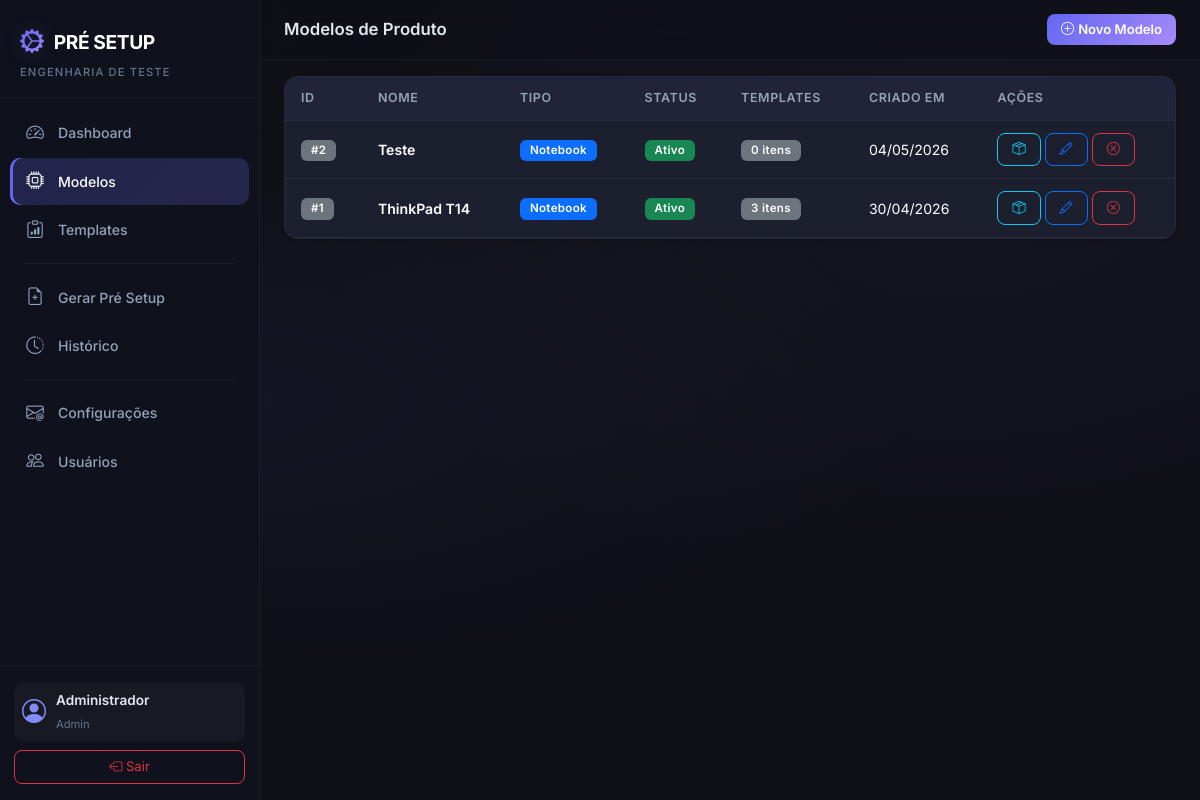
The app's page /models/ (signed in), older data.
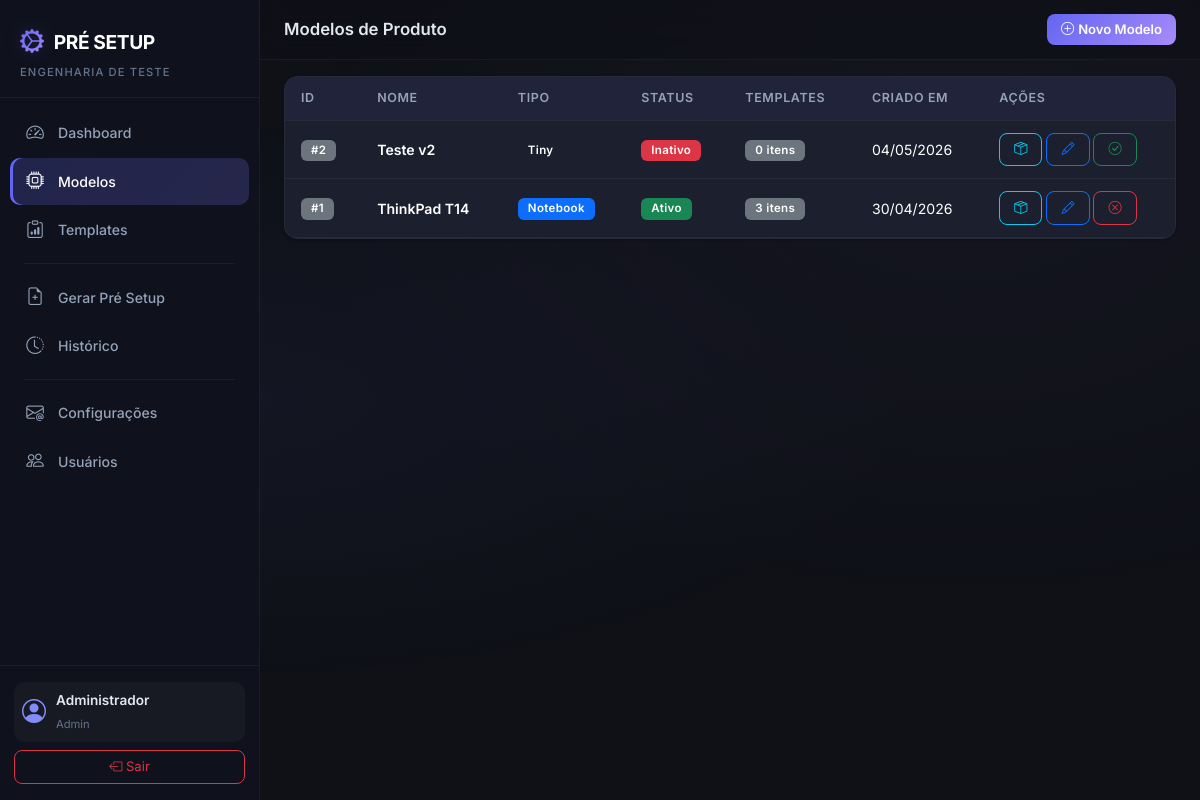
The same page, newer data.
### app/models.py (models this page shows, shortened)
class User(UserMixin, db.Model):
    __tablename__ = 'users'
    id = db.Column(db.Integer, primary_key=True)
    name = db.Column(db.String(150), nullable=False)
    email = db.Column(db.String(150), unique=True, nullable=False)
    password_hash = db.Column(db.String(256), nullable=False)
    profile = db.Column(db.String(50), nullable=False, default='Engenharia')  # Admin, Engenharia
    is_active_user = db.Column(db.Boolean, default=True)
    created_at = db.Column(db.DateTime, default=datetime.utcnow)
    setups = db.relationship('PreSetup', backref='user', lazy='dynamic')
    @property
    def is_active(self):
        return self.is_active_user

class ProductModel(db.Model):
    __tablename__ = 'product_models'
    id = db.Column(db.Integer, primary_key=True)
    name = db.Column(db.String(150), unique=True, nullable=False)
    product_type = db.Column(db.String(50), nullable=False)  # Notebook, Desktop, Tiny
    is_active = db.Column(db.Boolean, default=True)
    created_at = db.Column(db.DateTime, default=datetime.utcnow)
    template_items = db.relationship('TemplateItem', backref='product_model', lazy='dynamic',
                                     cascade='all, delete-orphan')
    items = db.relationship('Item', backref='product_model', lazy='dynamic',
                            cascade='all, delete-orphan')
    setups = db.relationship('PreSetup', backref='product_model', lazy='dynamic')

### app/models_blueprint/routes.py (the view)
@models_bp.route('/')
@login_required
def index():
    models = ProductModel.query.order_by(ProductModel.name).all()
    return render_template('models/index.html', models=models, product_types=PRODUCT_TYPES)

### app/models.py (called while the page is built)
@login_manager.user_loader
def load_user(user_id):
    return User.query.get(int(user_id))

### app/templates/models/index.html (shortened to what this page needs)
{% extends "base.html" %}
{% block page_title %}Modelos de Produto{% endblock %}
{% block page_actions %}
<button class="btn btn-primary btn-sm" data-bs-toggle="modal" data-bs-target="#createModal">
    <i class="bi bi-plus-circle me-1"></i>Novo Modelo
</button>
{% endblock %}
{% block content %}
<div class="card card-custom">
    <div class="card-body p-0">
        {% if models %}
        <div class="table-responsive">
            <table class="table table-custom mb-0">
                <thead>
                    <tr>
                        <th>ID</th>
                        <th>Nome</th>
                        <th>Tipo</th>
                        <th>Status</th>
                        <th>Templates</th>
                        <th>Criado em</th>
                        <th>Ações</th>
                    </tr>
                </thead>
                <tbody>
                    {% for model in models %}
                    <tr>
                        <td><span class="badge bg-secondary">#{{ model.id }}</span></td>
                        <td class="fw-semibold">{{ model.name }}</td>
                        <td>
                            <span class="badge
                                {% if model.product_type == 'Notebook' %}bg-primary
                                {% elif model.product_type == 'Desktop' %}bg-info
                                {% else %}bg-purple{% endif %}">
                                {{ model.product_type }}
                            </span>
                        </td>
                        <td>
                            {% if model.is_active %}
                                <span class="badge bg-success">Ativo</span>
                            {% else %}
                                <span class="badge bg-danger">Inativo</span>
                            {% endif %}
                        </td>
                        <td><span class="badge bg-secondary">{{ model.template_items.count() }} itens</span></td>
                        <td>{{ model.created_at.strftime('%d/%m/%Y') }}</td>
                        <td>
                            <a href="{{ url_for('models_blueprint.materials', model_id=model.id) }}"
                               class="btn btn-sm btn-outline-info" title="Materiais" target="_blank">
                                <i class="bi bi-box-seam"></i>
                            </a>
                            <button class="btn btn-sm btn-outline-primary" title="Editar"
                                    data-bs-toggle="modal" data-bs-target="#editModal{{ model.id }}">
                                <i class="bi bi-pencil"></i>
                            </button>
                            <form method="POST" action="{{ url_for('models_blueprint.toggle_status', model_id=model.id) }}" class="d-inline">
                                <button type="submit" class="btn btn-sm btn-outline-{{ 'danger' if model.is_active else 'success' }}" title="{{ 'Desativar' if model.is_active else 'Ativar' }}">
                                    <i class="bi bi-{{ 'x-circle' if model.is_active else 'check-circle' }}"></i>
                                </button>
                            </form>
                        </td>
                    </tr>
                    {% endfor %}
                </tbody>
            </table>
        </div>
        {% else %}
        <div class="text-center py-5">
            <i class="bi bi-cpu display-4 text-muted"></i>
            <p class="text-muted mt-3">Nenhum modelo cadastrado.</p>
        </div>
        {% endif %}
    </div>
</div>
{% endblock %}

### app/templates/base.html (shortened to what this page needs)
<!DOCTYPE html>
<html lang="pt-BR" data-bs-theme="dark">
<head>
    <link href="https://cdn.jsdelivr.net/npm/bootstrap@5.3.3/dist/css/bootstrap.min.css" rel="stylesheet">
    <link href="https://cdn.jsdelivr.net/npm/bootstrap-icons@1.11.3/font/bootstrap-icons.min.css" rel="stylesheet">
    <link rel="stylesheet" href="{{ url_for('static', filename='css/style.css') }}">
</head>
<body>
    {% if current_user.is_authenticated %}
    <nav class="sidebar" id="sidebar">
        <div class="sidebar-header">
            <div class="sidebar-brand">
                <i class="bi bi-gear-wide-connected"></i>
                <span>PRÉ SETUP</span>
            </div>
            <small class="sidebar-subtitle">Engenharia de Teste</small>
        </div>
        <ul class="sidebar-nav">
            <li class="sidebar-nav-item">
                <a href="{{ url_for('dashboard.index') }}" class="sidebar-nav-link {% if request.endpoint == 'dashboard.index' %}active{% endif %}">
                    <i class="bi bi-speedometer2"></i>
                    <span>Dashboard</span>
                </a>
            </li>
            <li class="sidebar-nav-item">
                <a href="{{ url_for('models_blueprint.index') }}" class="sidebar-nav-link {% if 'models_blueprint' in request.endpoint %}active{% endif %}">
                    <i class="bi bi-cpu"></i>
                    <span>Modelos</span>
                </a>
            </li>
            <li class="sidebar-nav-item">
                <a href="{{ url_for('templates_setup.index') }}" class="sidebar-nav-link {% if 'templates_setup' in request.endpoint %}active{% endif %}">
                    <i class="bi bi-clipboard-data"></i>
                    <span>Templates</span>
                </a>
            </li>
            <li class="sidebar-divider"></li>
            <li class="sidebar-nav-item">
                <a href="{{ url_for('setup_requests.generate_select') }}" class="sidebar-nav-link {% if request.endpoint == 'setup_requests.generate_select' or request.endpoint == 'setup_requests.generate_form' %}active{% endif %}">
                    <i class="bi bi-file-earmark-plus"></i>
                    <span>Gerar Pré Setup</span>
                </a>
            </li>
            <li class="sidebar-nav-item">
                <a href="{{ url_for('setup_requests.history') }}" class="sidebar-nav-link {% if request.endpoint == 'setup_requests.history' or request.endpoint == 'setup_requests.detail' %}active{% endif %}">
                    <i class="bi bi-clock-history"></i>
                    <span>Histórico</span>
                </a>
            </li>
            <li class="sidebar-divider"></li>
            <li class="sidebar-nav-item">
                <a href="{{ url_for('email_config.index') }}" class="sidebar-nav-link {% if 'email_config' in request.endpoint %}active{% endif %}">
                    <i class="bi bi-envelope-at"></i>
                    <span>Configurações</span>
                </a>
            </li>
            <li class="sidebar-nav-item">
                <a href="{{ url_for('users.index') }}" class="sidebar-nav-link {% if 'users' in request.endpoint %}active{% endif %}">
                    <i class="bi bi-people"></i>
                    <span>Usuários</span>
                </a>
            </li>
        </ul>
        <div class="sidebar-footer">
            <div class="sidebar-user">
                <i class="bi bi-person-circle"></i>
                <div>
                    <div class="sidebar-user-name">{{ current_user.name }}</div>
                    <small class="sidebar-user-role">{{ current_user.profile }}</small>
                </div>
            </div>
            <a href="{{ url_for('auth.logout') }}" class="btn btn-outline-danger btn-sm w-100 mt-2">
                <i class="bi bi-box-arrow-left"></i> Sair
            </a>
        </div>
    </nav>
    <main class="main-content">
        <div class="topbar">
            <h5 class="topbar-title">{% block page_title %}{% endblock %}</h5>
            <div class="topbar-actions">
                {% block page_actions %}{% endblock %}
            </div>
        </div>
        <div class="container-fluid px-4 py-3">
            {% block content %}{% endblock %}
        </div>
    </main>
    {% else %}
        {% block fullpage %}{% endblock %}
    {% endif %}
</body>
</html>

Row changes from the older to the newer data that the page shows:
changed ProductModel id 2: name "Teste" → "Teste v2"; product_type "Notebook" → "Tiny"; is_active "Ativo" → "Inativo"
